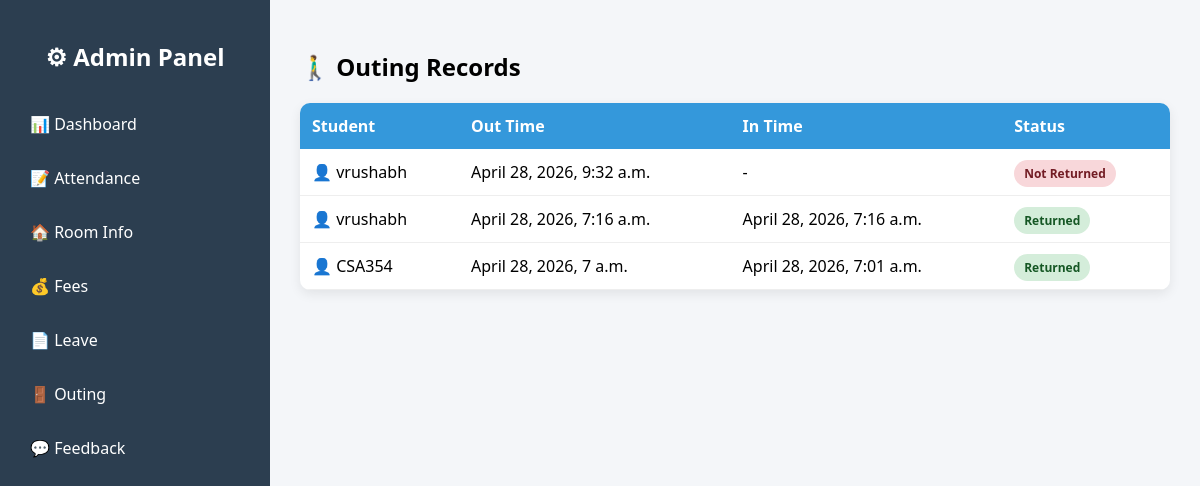
Screenshot of /outing_admin/ (signed in) with the database file from the repository.
### hostel/models.py (models this page shows, shortened)
class Outing(models.Model):
    student = models.ForeignKey(Student, on_delete=models.CASCADE, related_name="outings")
    out_time = models.DateTimeField()
    in_time = models.DateTimeField(null=True, blank=True)
    date = models.DateField(auto_now_add=True)
    class Meta:
        ordering = ['-out_time']

class Student(models.Model):
    user = models.OneToOneField(User, on_delete=models.CASCADE)
    room_no = models.CharField(max_length=10)
    hostel_id = models.CharField(max_length=20, unique=True)
    student_phone = models.CharField(max_length=15)
    parent_phone = models.CharField(max_length=15)
    created_at = models.DateTimeField(auto_now_add=True)

### hostel/views.py (the view)
# urls.py: path('outing_admin/', views.outing_admin, name='outing_admin'),
@login_required
def outing_admin(request):
    outings = Outing.objects.all().order_by('-out_time')
    return render(request, 'outing_admin.html', {'outings': outings})

### hostel/templates/outing_admin.html (shortened to what this page needs)
{% load static %}
<!DOCTYPE html>
<html>
<head>
</head>
<body>
<div class="container">
    <div class="sidebar">
        <h2>⚙ Admin Panel</h2>
        <ul>
            <li><a href="{% url 'admin_dashboard' %}">📊 Dashboard</a></li>
            <li><a href="{% url 'mark_attendance' %}">📝 Attendance</a></li>
            <li><a href="{% url 'room_info' %}">🏠 Room Info</a></li>
            <li><a href="{% url 'fees_admin' %}">💰 Fees</a></li>
            <li><a href="{% url 'leave_requests' %}">📄 Leave</a></li>
            <li><a href="{% url 'outing_admin' %}">🚪 Outing</a></li>
            <li><a href="{% url 'feedback_admin' %}">💬 Feedback</a></li>
        </ul>
    </div>
    <div class="main">
        <h2>🚶‍♂️ Outing Records</h2>
        <table>
            <tr>
                <th>Student</th>
                <th>Out Time</th>
                <th>In Time</th>
                <th>Status</th>
            </tr>
            {% for outing in outings %}
            <tr>
                <td>👤 {{ outing.student.user.username }}</td>
                <td>{{ outing.out_time }}</td>
                <td>
                    {% if outing.in_time %}
                        {{ outing.in_time }}
                    {% else %}
                        -
                    {% endif %}
                </td>
                <td>
                    {% if outing.in_time %}
                        <span class="badge returned">Returned</span>
                    {% else %}
                        <span class="badge not-returned">Not Returned</span>
                    {% endif %}
                </td>
            </tr>
            {% empty %}
            <tr>
                <td colspan="4" class="empty">No outing records found</td>
            </tr>
            {% endfor %}
        </table>
    </div>
</div>
</body>
</html>

### hostel/templates/outing_admin.html (style rules this page uses)
body { margin: 0; font-family: "Segoe UI", Tahoma, Geneva, Verdana, sans-serif; background: #f4f6f9; }
.container { display: flex; }
.sidebar { width: 230px; height: 100vh; background: #2c3e50; color: white; padding: 20px; }
.sidebar h2 { text-align: center; margin-bottom: 30px; }
.sidebar ul { list-style: none; padding: 0; }
.sidebar ul li { margin: 12px 0; }
.sidebar ul li a { color: white; text-decoration: none; padding: 10px; display: block; border-radius: 6px; transition: 0.3s; }
.main { flex: 1; padding: 30px; }
h2 { margin-bottom: 20px; }
table { width: 100%; border-collapse: collapse; background: white; border-radius: 10px; overflow: hidden; box-shadow: 0 4px 12px rgba(0,0,0,0.08); }
th { background: #3498db; color: white; padding: 12px; text-align: left; }
td { padding: 12px; border-bottom: 1px solid #eee; }
.badge { padding: 5px 10px; border-radius: 20px; font-size: 12px; font-weight: bold; }
.returned { background: #d4edda; color: #155724; }
.not-returned { background: #f8d7da; color: #721c24; }

### rows the page displays
Outing: student.user.username "vrushabh", out_time "April 28, 2026, 9:32 a.m.", shows "Not Returned"
Outing: student.user.username "vrushabh", out_time "April 28, 2026, 7:16 a.m.", in_time "April 28, 2026, 7:16 a.m.", shows "Returned"
Outing: student.user.username "CSA354", out_time "April 28, 2026, 7 a.m.", in_time "April 28, 2026, 7:01 a.m.", shows "Returned"
